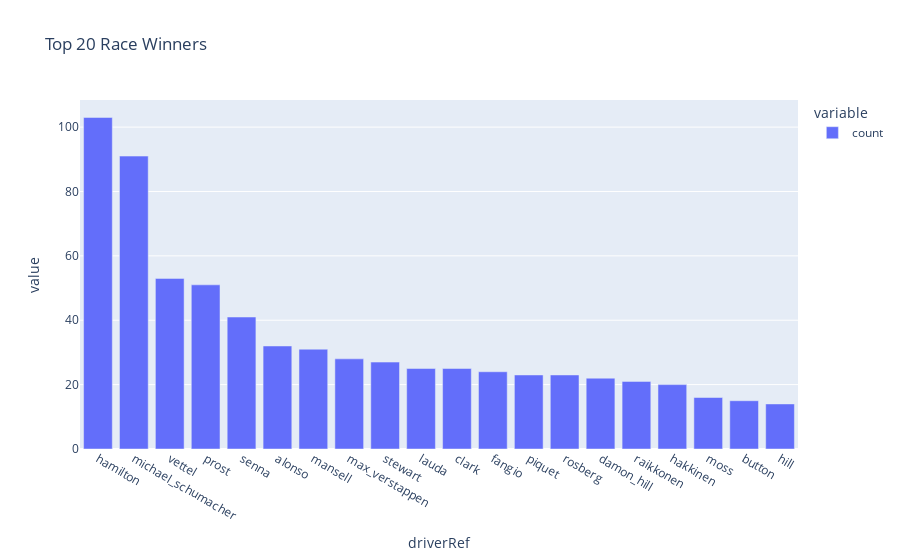

This figure's notebook cell:
### Code cell
px.bar(df.query('position == "1"')
.groupby(["driverRef"])["RacerName"].agg({'count'})
.sort_values('count',ascending=False).head(20), title='Top 20 Race Winners'
)

### Figure 1 — Plotly figure (JSON) as saved in the notebook; plotly's stock layout.template omitted (floating-point values rounded to 4 significant figures)
{"data": [{"alignmentgroup": "True", "hovertemplate": "variable=count<br>driverRef=%{x}<br>value=%{y}<extra></extra>", "legendgroup": "count", "marker": {"color": "#636efa", "pattern": {"shape": ""}}, "name": "count", "offsetgroup": "count", "orientation": "v", "showlegend": true, "textposition": "auto", "type": "bar", "x": ["hamilton", "michael_schumacher", "vettel", "prost", "senna", "alonso", "mansell", "max_verstappen", "stewart", "lauda", "clark", "fangio", "piquet", "rosberg", "damon_hill", "raikkonen", "hakkinen", "moss", "button", "hill"], "xaxis": "x", "y": [103, 91, 53, 51, 41, 32, 31, 28, 27, 25, 25, 24, 23, 23, 22, 21, 20, 16, 15, 14], "yaxis": "y"}], "layout": {"barmode": "relative", "legend": {"title": {"text": "variable"}, "tracegroupgap": 0}, "title": {"text": "Top 20 Race Winners"}, "xaxis": {"anchor": "y", "domain": [0, 1], "title": {"text": "driverRef"}}, "yaxis": {"anchor": "x", "domain": [0, 1], "title": {"text": "value"}}}}
